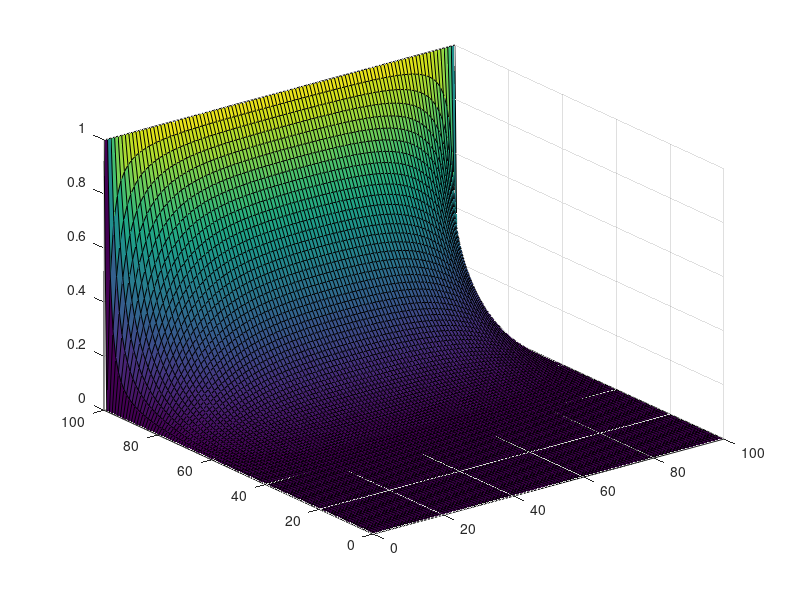
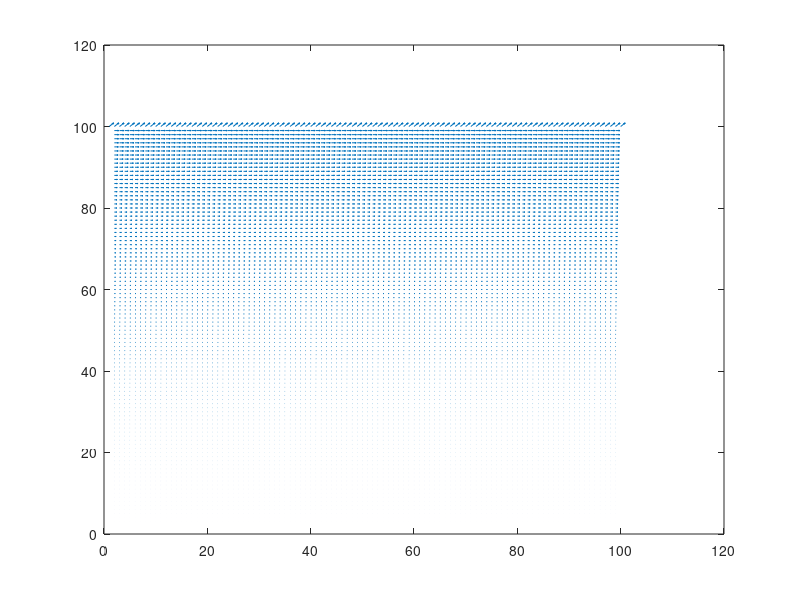

These charts were generated, in order, by the following MATLAB code:
close all
clc
clear all

nx = 100;               % Steps of x         
ny = 100;               % Steps of y
NI = 1000;              % Number of iterations
dx = 100/(nx-1);        % Delta x
dy = 100/(ny-1);        % Delta y
x = 0:dx:100;           % Evenly spaced x range
y = 0:dy:100;           % Evenly spaced y range
d = dx;                 % delta = deltax = deltay

T = zeros(ny,nx);       % Solution Matrix
Tx = zeros(ny,nx);
Ty = zeros(ny,nx);
T_next = zeros(ny,nx);      % 
Tx_next = zeros(ny,nx);
Ty_next = zeros(ny,nx);

% Boundary conditions
T(:,1) = 0;     %Bottom
T(:,ny) = 0;    %Top
T(1,:) = 0;     %Left
T(nx,:) = 1;    %Right

Tx(:,1) = 0;     %Bottom
Tx(:,ny) = 0;    %Top
Tx(1,:) = 0;     %Left
Tx(nx,:) = 1;    %Right

Ty(:,1) = 0;     %Bottom
Ty(:,ny) = 0;    %Top
Ty(1,:) = 0;     %Left
Ty(nx,:) = 1;    %Right

m = 2:nx-1;             % From 2 to 99 because BCs at 1 and 100
n = 2:ny-1;             % From 2 to 99 because BCs at 1 and 100

figure(1)
for k = 1:NI
    T_next = T;
    Tx_next = Tx;
    Ty_next = Ty;
    
    T(m,n) = (T_next(m+1,n) + T_next(m-1,n) + T_next(m,n+1) + T_next(m,n-1)) / 4;
    Tx(m,n) = (Tx_next(m+1,n) + Tx_next(m-1,n))/2;
    Ty(m,n) = (Ty_next(m,n+1) + Ty_next(m,n-1))/2;
    
    Ty(:,1) = 0;     %Bottom
    Ty(:,ny) = 0;    %Top
    Ty(1,:) = 0;     %Left
    Ty(nx,:) = 1;    %Right
    
    Tx(:,1) = 0;     %Bottom
    Tx(:,ny) = 0;    %Top
    Tx(1,:) = 0;     %Left
    Tx(nx,:) = 1;    %Right
    
    T(:,1) = 0;     %Bottom
    T(:,ny) = 0;    %Top
    T(1,:) = 0;     %Left
    T(nx,:) = 1;    %Right
    
    figure(1)
    surf(x,y,T)
    pause(0.0001)
    Interation = k
end

figure(2)
E = gradient(T);
Ex = gradient(Tx);
Ey = gradient(Ty);
quiver(Tx,Ty)
    
